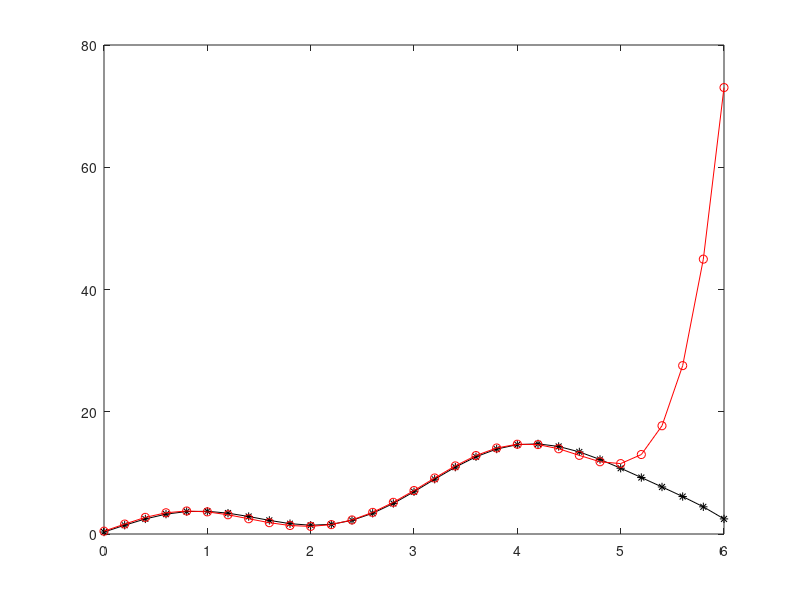

This chart was generated by the following MATLAB code:
#ejercicio 11 guia 5

n=5*60/12;
t=[0:12/60:5]'; %<-mido t en docenas de minutos
vi=[0.61255
    1.40101
    2.69013
    3.40985
    3.95361
    3.59041
    3.09119
    2.71147
    2.01397
    1.35229
    1.09930
    1.30715
    1.99290
    3.46081
    5.34487
    7.50176
    9.35324
   11.22945
   12.76212
   13.99448
   14.41532
   14.47064
   13.91045
   13.01681
   12.18537
   11.26826 ];

#inciso a)
#tenemos 4 funciones en la comb. lineal
f1=@(t) sin((2).*t);
f2=@(t) (t.^2);
f3=@(t) ((2).^(t));
f4=@(t) ones(n+1,1);

#armo M y Mtranspuesta
M=[ f1(t) f2(t) f3(t) f4(t) ];
#armo la matriz y vector solucion del sistema
MtM=M'*M;
Mtv=M'*vi;
#soluciono el sistema con un método directo de octave
c=MtM\Mtv

tt=[0:12/60:6];

v=@(t) c(1)*f1(t) + c(2)*f2(t) + c(3)*f3(t)+ c(4);
prediccion_v=v(tt(30))

plot(tt,v(tt),'k-*');
hold on;

#inciso b)
p=polyfit(t,vi,6);
P=polyval(p,tt);
plot(tt,P,'r-o');
prediccion_p6=polyval(p,tt(30))

#inciso c)
v_vt=v(t);
e_vt=mean((vi-v_vt).^2)
v_p6=polyval(p,t);
e_p6=mean((vi-v_p6).^2)
#a priori, basándome en estos errores cuadráticos, y en los graficos me parece que el
#ajuste más apropiado es sin duda la función v.

#inciso d)
#calcular la distancia es integrar la velocidad. asumo que la pos inicial es cero
dist=polyint(p);
dist_6hs=polyval(dist,6)
